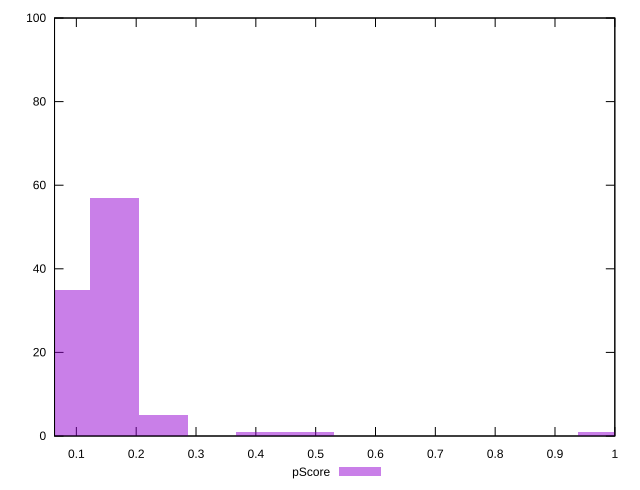

Recreate this plot in gnuplot.
reset

$pScore <<EOF
0.24498516884903326 5
0.4899703376980665 1
0.16332344589935552 57
0.08166172294967776 35
0.4083086147483888 1
0.979940675396133 1
EOF

set key outside below
set boxwidth 0.08166172294967776
set xrange [0.06352941176470589:1]
set yrange [0:100]
set trange [0:100]
set style fill transparent solid 0.5 noborder
set terminal svg size 640, 490 enhanced background rgb 'white'
set output "report/report_00029_2021-02-24T13-36-40.390Z/unused-javascript/samples/music/pScore/histogram.svg"

plot $pScore title "pScore" with boxes

reset
